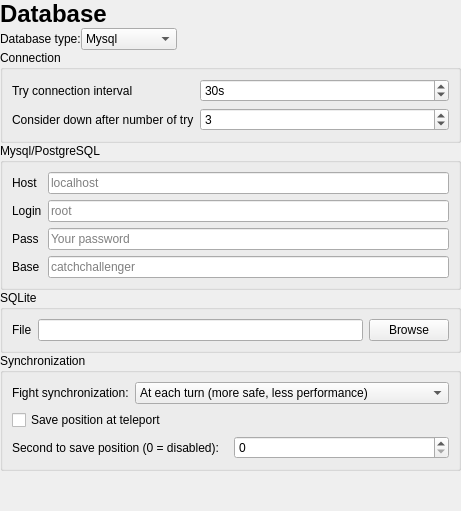
      <widget class="QWidget" name="pageDatabase">
       <layout class="QVBoxLayout" name="databaseLayout">
        <property name="spacing">
         <number>0</number>
        </property>
        <property name="leftMargin">
         <number>0</number>
        </property>
        <property name="topMargin">
         <number>0</number>
        </property>
        <property name="rightMargin">
         <number>0</number>
        </property>
        <property name="bottomMargin">
         <number>0</number>
        </property>
        <item>
         <widget class="QLabel" name="dbTitle">
          <property name="font">
           <font>
            <pointsize>18</pointsize>
            <bold>true</bold>
           </font>
          </property>
          <property name="text">
           <string>Database</string>
          </property>
         </widget>
        </item>
        <item>
         <layout class="QHBoxLayout" name="dbTypeLayout">
          <item>
           <widget class="QLabel" name="labelDbType">
            <property name="text">
             <string>Database type:</string>
            </property>
           </widget>
          </item>
          <item>
           <widget class="QComboBox" name="dbType">
            <item>
             <property name="text">
              <string notr="true">Mysql</string>
             </property>
            </item>
            <item>
             <property name="text">
              <string notr="true">SQLite</string>
             </property>
            </item>
            <item>
             <property name="text">
              <string>PostgreSQL</string>
             </property>
            </item>
           </widget>
          </item>
          <item>
           <spacer name="dbTypeSpacer">
            <property name="orientation">
             <enum>Qt::Orientation::Horizontal</enum>
            </property>
            <property name="sizeHint" stdset="0">
             <size>
              <width>40</width>
              <height>20</height>
             </size>
            </property>
           </spacer>
          </item>
         </layout>
        </item>
        <item>
         <layout class="QHBoxLayout" name="dbConnLayout">
          <item>
           <widget class="QGroupBox" name="dbConnGroup">
            <property name="title">
             <string>Connection</string>
            </property>
            <layout class="QFormLayout" name="dbConnForm">
             <item row="0" column="0">
              <widget class="QLabel" name="labelTryInterval">
               <property name="text">
                <string>Try connection interval</string>
               </property>
              </widget>
             </item>
             <item row="0" column="1">
              <widget class="QSpinBox" name="dbTryInterval">
               <property name="suffix">
                <string>s</string>
               </property>
               <property name="minimum">
                <number>1</number>
               </property>
               <property name="maximum">
                <number>3600</number>
               </property>
               <property name="value">
                <number>30</number>
               </property>
              </widget>
             </item>
             <item row="1" column="0">
              <widget class="QLabel" name="labelTryCount">
               <property name="text">
                <string>Consider down after number of try</string>
               </property>
              </widget>
             </item>
             <item row="1" column="1">
              <widget class="QSpinBox" name="dbTryCount">
               <property name="minimum">
                <number>1</number>
               </property>
               <property name="maximum">
                <number>1000</number>
               </property>
               <property name="value">
                <number>3</number>
               </property>
              </widget>
             </item>
            </layout>
           </widget>
          </item>
         </layout>
        </item>
        <item>
         <widget class="QGroupBox" name="dbMysqlGroup">
          <property name="title">
           <string>Mysql/PostgreSQL</string>
          </property>
          <layout class="QFormLayout" name="dbMysqlForm">
           <property name="fieldGrowthPolicy">
            <enum>QFormLayout::FieldGrowthPolicy::ExpandingFieldsGrow</enum>
           </property>
           <item row="0" column="0">
            <widget class="QLabel" name="labelDbHost">
             <property name="text">
              <string>Host</string>
             </property>
            </widget>
           </item>
           <item row="0" column="1">
            <widget class="QLineEdit" name="dbHost">
             <property name="placeholderText">
              <string>localhost</string>
             </property>
            </widget>
           </item>
           <item row="1" column="0">
            <widget class="QLabel" name="labelDbLogin">
             <property name="text">
              <string>Login</string>
             </property>
            </widget>
           </item>
           <item row="1" column="1">
            <widget class="QLineEdit" name="dbLogin">
             <property name="placeholderText">
              <string>root</string>
             </property>
            </widget>
           </item>
           <item row="2" column="0">
            <widget class="QLabel" name="labelDbPass">
             <property name="text">
              <string>Pass</string>
             </property>
            </widget>
           </item>
           <item row="2" column="1">
            <widget class="QLineEdit" name="dbPass">
             <property name="echoMode">
              <enum>QLineEdit::EchoMode::Password</enum>
             </property>
             <property name="placeholderText">
              <string>Your password</string>
             </property>
            </widget>
           </item>
           <item row="3" column="0">
            <widget class="QLabel" name="labelDbBase">
             <property name="text">
              <string>Base</string>
             </property>
            </widget>
           </item>
           <item row="3" column="1">
            <widget class="QLineEdit" name="dbBase">
             <property name="placeholderText">
              <string>catchchallenger</string>
             </property>
            </widget>
           </item>
          </layout>
         </widget>
        </item>
        <item>
         <widget class="QGroupBox" name="dbSqliteGroup">
          <property name="title">
           <string>SQLite</string>
          </property>
          <layout class="QHBoxLayout" name="dbSqliteLayout">
           <item>
            <widget class="QLabel" name="labelDbFile">
             <property name="text">
              <string>File</string>
             </property>
            </widget>
           </item>
           <item>
            <widget class="QLineEdit" name="dbSqliteFile">
             <property name="readOnly">
              <bool>true</bool>
             </property>
            </widget>
           </item>
           <item>
            <widget class="QPushButton" name="dbSqliteBrowse">
             <property name="text">
              <string>Browse</string>
             </property>
            </widget>
           </item>
          </layout>
         </widget>
        </item>
        <item>
         <widget class="QGroupBox" name="dbSyncGroup">
          <property name="title">
           <string>Synchronization</string>
          </property>
          <layout class="QVBoxLayout" name="dbSyncLayout">
           <item>
            <layout class="QHBoxLayout" name="dbFightSyncLayout">
             <item>
              <widget class="QLabel" name="labelFightSync">
               <property name="text">
                <string>Fight synchronization:</string>
               </property>
              </widget>
             </item>
             <item>
              <widget class="QComboBox" name="dbFightSync">
               <property name="minimumSize">
                <size>
                 <width>300</width>
                 <height>0</height>
                </size>
               </property>
               <item>
                <property name="text">
                 <string>At each turn (more safe, less performance)</string>
                </property>
               </item>
               <item>
                <property name="text">
                 <string>At end of battle (medium safe, medium performance)</string>
                </property>
               </item>
               <item>
                <property name="text">
                 <string>At disconnection (less safe, more performance)</string>
                </property>
               </item>
              </widget>
             </item>
            </layout>
           </item>
           <item>
            <widget class="QCheckBox" name="dbSavePositionTeleport">
             <property name="text">
              <string>Save position at teleport</string>
             </property>
            </widget>
           </item>
           <item>
            <layout class="QHBoxLayout" name="dbSaveSecLayout">
             <item>
              <widget class="QLabel" name="labelSaveSec">
               <property name="text">
                <string>Second to save position (0 = disabled):</string>
               </property>
              </widget>
             </item>
             <item>
              <widget class="QSpinBox" name="dbSavePositionSec">
               <property name="maximum">
                <number>999999999</number>
               </property>
              </widget>
             </item>
            </layout>
           </item>
          </layout>
         </widget>
        </item>
        <item>
         <spacer name="dbSpacer">
          <property name="orientation">
           <enum>Qt::Orientation::Vertical</enum>
          </property>
          <property name="sizeHint" stdset="0">
           <size>
            <width>20</width>
            <height>40</height>
           </size>
          </property>
         </spacer>
        </item>
       </layout>
      </widget>
